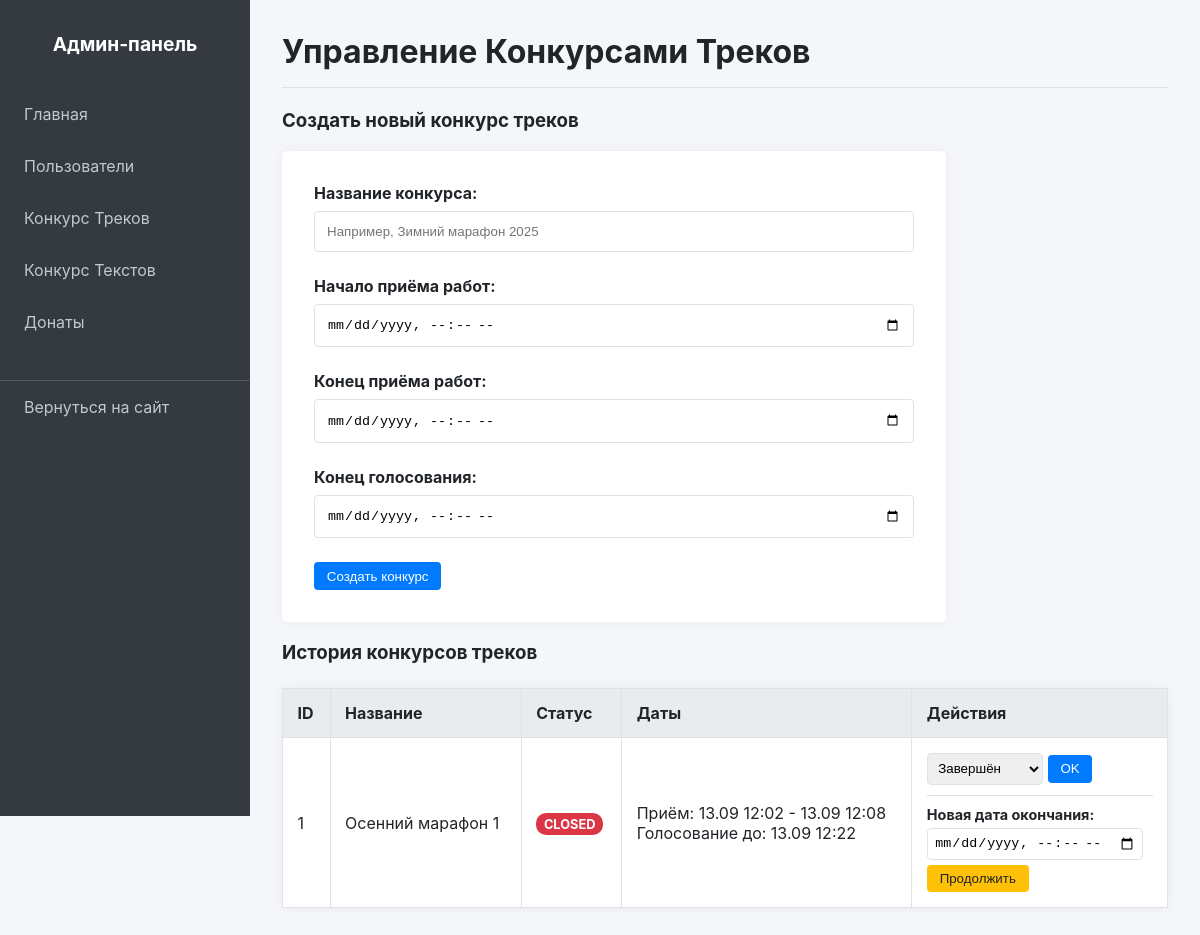
Page /admin/admin_tracks.php (signed in) on the committed database.
### tables this page shows
CREATE TABLE `track_contests` (
  `id` int NOT NULL,
  `name` varchar(255) NOT NULL,
  `status` enum('pending','submission_active','voting_active','closed') NOT NULL DEFAULT 'pending',
  `submission_start` datetime DEFAULT NULL,
  `submission_end` datetime DEFAULT NULL,
  `voting_end` datetime DEFAULT NULL
);

### admin/admin_tracks.php (the view, shortened to what this page needs)
<?php
require_once 'templates/header.php';
require_once __DIR__ . '/../core/db_connect.php';
$contests = $pdo->query("SELECT * FROM track_contests ORDER BY id DESC")->fetchAll();
?>
<h1>Управление Конкурсами Треков</h1>
<div class="admin-form-container">
    <h3>Создать новый конкурс треков</h3>
    <form class="admin-form" action="/api/admin/create_track_contest.php" method="POST">
        <div class="form-group"><label for="name">Название конкурса:</label><input type="text" id="name" name="name" placeholder="Например, Зимний марафон 2025" required></div>
        <div class="form-group"><label for="submission_start">Начало приёма работ:</label><input type="datetime-local" id="submission_start" name="submission_start" required></div>
        <div class="form-group"><label for="submission_end">Конец приёма работ:</label><input type="datetime-local" id="submission_end" name="submission_end" required></div>
        <div class="form-group"><label for="voting_end">Конец голосования:</label><input type="datetime-local" id="voting_end" name="voting_end" required></div>
        <div class="form-actions"><button type="submit" class="btn btn-save">Создать конкурс</button></div>
    </form>
</div>
<h3>История конкурсов треков</h3>
<table class="admin-table">
    <thead>
        <tr>
            <th>ID</th>
            <th>Название</th>
            <th>Статус</th>
            <th>Даты</th>
            <th>Действия</th>
        </tr>
    </thead>
    <tbody>
        <?php foreach ($contests as $contest): ?>
            <tr>
                <td><?php echo $contest['id']; ?></td>
                <td><?php echo htmlspecialchars($contest['name']); ?></td>
                <td><span class="status-badge status-<?php echo $contest['status']; ?>"><?php echo htmlspecialchars($contest['status']); ?></span></td>
                <td>
                    Приём: <?php echo date('d.m H:i', strtotime($contest['submission_start'])); ?> - <?php echo date('d.m H:i', strtotime($contest['submission_end'])); ?><br>
                    Голосование до: <?php echo date('d.m H:i', strtotime($contest['voting_end'])); ?>
                </td>
                <td>
                    <form class="status-form" action="/api/admin/update_track_contest_status.php" method="POST">
                        <select name="new_status">
                            <option value="closed" <?php if ($contest['status'] === 'closed') echo 'selected'; ?>>Завершён</option>
                        </select>
                        <button type="submit" class="btn btn-save">OK</button>
                    </form>
                    <?php if ($contest['status'] === 'closed'): ?>
                        <form class="continue-form" action="/api/admin/continue_track_contest.php" method="POST">
                             <label for="new_voting_end_<?php echo $contest['id']; ?>">Новая дата окончания:</label>
                             <input type="datetime-local" id="new_voting_end_<?php echo $contest['id']; ?>" name="new_voting_end" required>
                             <button type="submit" class="btn btn-warning">Продолжить</button>
                        </form>
                    <?php endif; ?>
                </td>
            </tr>
        <?php endforeach; ?>
    </tbody>
</table>
<?php require_once 'templates/footer.php'; ?>

### admin/assets/css/admin_style.css (style rules this page uses)
:root { --admin-bg: #f4f6f9; --admin-surface: #ffffff; --admin-text: #212529; --admin-border: #dee2e6; --admin-primary: #007bff; --admin-danger: #dc3545; --admin-success: #28a745; --admin-warning: #ffc107; --admin-info: #17a2b8; }
body { background-color: var(--admin-bg); color: var(--admin-text); font-family: -apple-system, BlinkMacSystemFont, 'Segoe UI', Roboto, Helvetica, Arial, sans-serif; margin: 0; display: flex; }
h1 { border-bottom: 1px solid var(--admin-border); padding-bottom: 1rem; margin-top: 0; }
.admin-table { width: 100%; border-collapse: collapse; margin-top: 1.5rem; background-color: var(--admin-surface); box-shadow: 0 0 10px rgba(0,0,0,0.05); }
.admin-table th, .admin-table td { padding: 0.9rem; border: 1px solid var(--admin-border); text-align: left; vertical-align: middle; }
.admin-table thead { background-color: #e9ecef; }
.btn { display: inline-block; padding: 0.4rem 0.8rem; border-radius: 4px; text-decoration: none; color: #fff; border: none; cursor: pointer; }
.btn-save { background-color: var(--admin-primary); }
.btn.btn-warning { background-color: var(--admin-warning); color: #212529; }
.admin-form { background-color: var(--admin-surface); padding: 2rem; border-radius: 5px; box-shadow: 0 0 10px rgba(0,0,0,0.05); max-width: 600px; }
.admin-form .form-group { margin-bottom: 1.5rem; }
.admin-form label { display: block; margin-bottom: 0.5rem; font-weight: bold; }
.admin-form input, .admin-form select, .admin-form textarea { width: 100%; padding: 0.75rem; border: 1px solid var(--admin-border); border-radius: 4px; box-sizing: border-box; }
.admin-form .form-actions { display: flex; gap: 10px; margin-top: 1.5rem; }
.status-form { display: flex; gap: 5px; align-items: center; }
.status-form select { padding: 0.4rem; border: 1px solid var(--admin-border); border-radius: 4px; }
.status-form button { padding: 0.4rem 0.8rem; }
.continue-form { margin-top: 10px; padding-top: 10px; border-top: 1px solid var(--admin-border); display: flex; flex-direction: column; align-items: flex-start; gap: 5px; }
.continue-form label { font-size: 0.9em; font-weight: bold; }
.continue-form input { padding: 0.4rem; border: 1px solid var(--admin-border); border-radius: 4px; }
.status-badge { padding: 0.3em 0.6em; font-size: 0.8em; font-weight: bold; border-radius: 10px; color: #fff; text-transform: uppercase; }
.status-closed { background-color: var(--admin-danger); }

### rows in the picture
track_contests: id "1", name "Осенний марафон 1", status "CLOSED", submission_start "13.09 12:02", submission_end "13.09 12:08", voting_end "13.09 12:22", new_status "Завершён"
